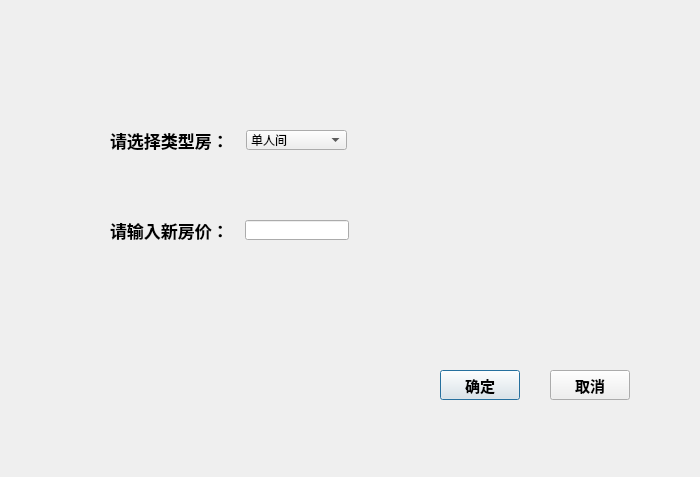
<?xml version="1.0" encoding="UTF-8"?>
<ui version="4.0">
 <class>price_change</class>
 <widget class="QDialog" name="price_change">
  <property name="geometry">
   <rect>
    <x>0</x>
    <y>0</y>
    <width>700</width>
    <height>477</height>
   </rect>
  </property>
  <property name="windowTitle">
   <string>修改房价</string>
  </property>
  <widget class="QLabel" name="choice">
   <property name="geometry">
    <rect>
     <x>110</x>
     <y>130</y>
     <width>131</width>
     <height>20</height>
    </rect>
   </property>
   <property name="font">
    <font>
     <pointsize>13</pointsize>
     <weight>75</weight>
     <bold>true</bold>
    </font>
   </property>
   <property name="frameShape">
    <enum>QFrame::NoFrame</enum>
   </property>
   <property name="frameShadow">
    <enum>QFrame::Plain</enum>
   </property>
   <property name="text">
    <string>请选择类型房：</string>
   </property>
  </widget>
  <widget class="QLabel" name="label">
   <property name="geometry">
    <rect>
     <x>0</x>
     <y>0</y>
     <width>731</width>
     <height>481</height>
    </rect>
   </property>
   <property name="font">
    <font>
     <pointsize>16</pointsize>
     <weight>75</weight>
     <bold>true</bold>
    </font>
   </property>
   <property name="styleSheet">
    <string notr="true">border-image: url(:/picture/1.jpg);</string>
   </property>
   <property name="text">
    <string/>
   </property>
  </widget>
  <widget class="QComboBox" name="comboBox">
   <property name="geometry">
    <rect>
     <x>246</x>
     <y>130</y>
     <width>101</width>
     <height>20</height>
    </rect>
   </property>
   <item>
    <property name="text">
     <string>单人间</string>
    </property>
   </item>
   <item>
    <property name="text">
     <string>双人间</string>
    </property>
   </item>
   <item>
    <property name="text">
     <string>豪华间</string>
    </property>
   </item>
   <item>
    <property name="text">
     <string>豪华套房</string>
    </property>
   </item>
  </widget>
  <widget class="QLabel" name="label_2">
   <property name="geometry">
    <rect>
     <x>110</x>
     <y>210</y>
     <width>120</width>
     <height>40</height>
    </rect>
   </property>
   <property name="font">
    <font>
     <pointsize>13</pointsize>
     <weight>75</weight>
     <bold>true</bold>
    </font>
   </property>
   <property name="text">
    <string>请输入新房价：</string>
   </property>
  </widget>
  <widget class="QLineEdit" name="pricelineEdit">
   <property name="geometry">
    <rect>
     <x>245</x>
     <y>220</y>
     <width>104</width>
     <height>20</height>
    </rect>
   </property>
  </widget>
  <widget class="QPushButton" name="pushButton">
   <property name="geometry">
    <rect>
     <x>440</x>
     <y>370</y>
     <width>80</width>
     <height>30</height>
    </rect>
   </property>
   <property name="font">
    <font>
     <pointsize>11</pointsize>
     <weight>75</weight>
     <bold>true</bold>
    </font>
   </property>
   <property name="text">
    <string>确定</string>
   </property>
  </widget>
  <widget class="QPushButton" name="pushButton_2">
   <property name="geometry">
    <rect>
     <x>550</x>
     <y>370</y>
     <width>80</width>
     <height>30</height>
    </rect>
   </property>
   <property name="font">
    <font>
     <pointsize>11</pointsize>
     <weight>75</weight>
     <bold>true</bold>
    </font>
   </property>
   <property name="text">
    <string>取消</string>
   </property>
  </widget>
  <zorder>label</zorder>
  <zorder>choice</zorder>
  <zorder>comboBox</zorder>
  <zorder>label_2</zorder>
  <zorder>pricelineEdit</zorder>
  <zorder>pushButton</zorder>
  <zorder>pushButton_2</zorder>
 </widget>
 <resources/>
 <connections/>
</ui>
